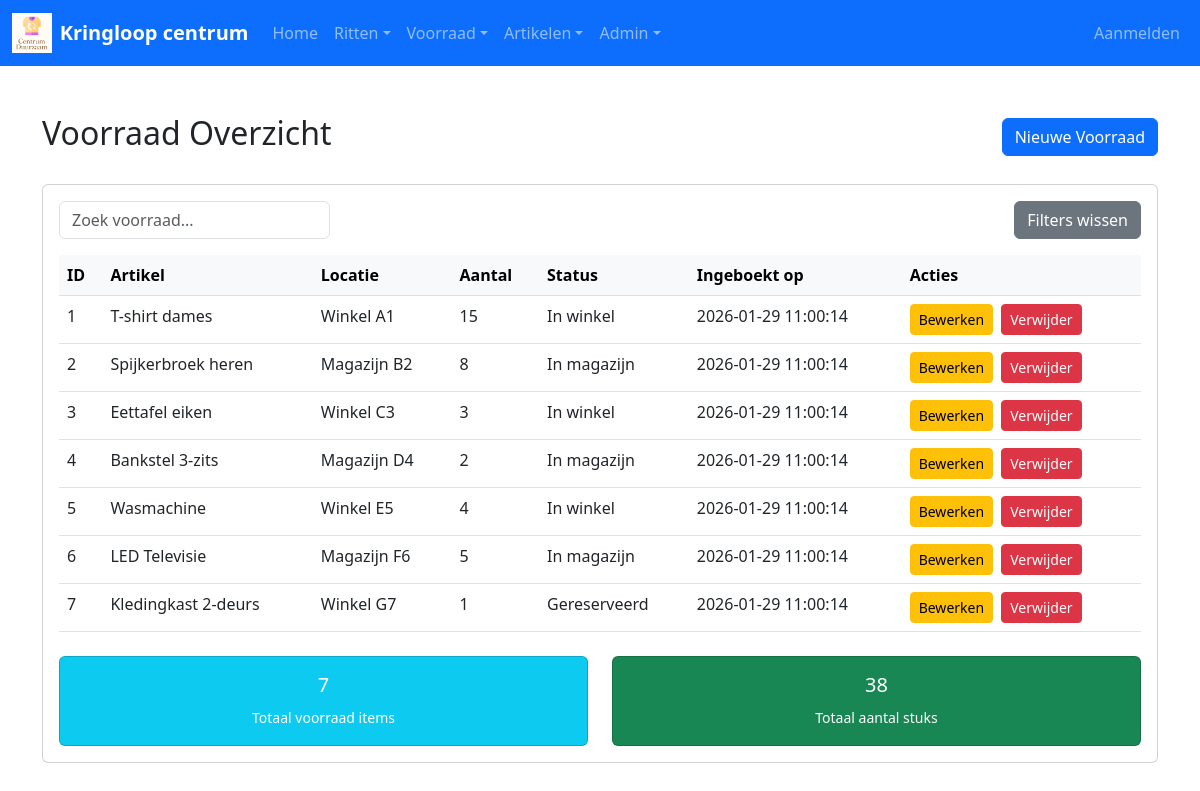
/admin/list_voorraad.php, run on the app's committed database.
### tables this page shows
CREATE TABLE `voorraad` (

  `id` int NOT NULL,

  `artikel_id` int NOT NULL,

  `locatie` varchar(255) NOT NULL,

  `aantal` int NOT NULL,

  `status_id` int NOT NULL,

  `ingeboekt_op` datetime NOT NULL

);

CREATE TABLE `artikel` (

  `id` int NOT NULL,

  `categorie_id` int NOT NULL,

  `naam` varchar(255) NOT NULL,

  `omschrijving` TEXT,

  `merk` VARCHAR(100),

  `kleur` VARCHAR(50),

  `afmeting_maat` VARCHAR(50),

  `prijs_ex_btw` decimal(10,2) NOT NULL,

  `created_at` TIMESTAMP DEFAULT CURRENT_TIMESTAMP,

  `updated_at` TIMESTAMP DEFAULT CURRENT_TIMESTAMP ON UPDATE CURRENT_TIMESTAMP

);

CREATE TABLE `status` (

  `id` int NOT NULL,

  `status` varchar(255) NOT NULL

);

### admin/list_voorraad.php (the view, shortened to what this page needs)
<?php
require_once '../includes/db.php';
$stmt = $pdo->query('
    SELECT v.*, a.naam AS artikel_naam, s.status AS status_naam
    FROM voorraad v
    JOIN artikel a ON v.artikel_id = a.id
    JOIN status s ON v.status_id = s.id
    ORDER BY v.ingeboekt_op DESC
');
$voorraad_items = $stmt->fetchAll(PDO::FETCH_ASSOC);
include '../includes/header.php';
?>
<div class="container my-5">
    <div class="d-flex justify-content-between align-items-center mb-4">
        <h2>Voorraad Overzicht</h2>
        <a href="add_voorraad.php" class="btn btn-primary">Nieuwe Voorraad</a>
    </div>
    <div class="card">
        <div class="card-body">
            <div class="d-flex justify-content-between mb-3">
                <input type="text" class="form-control w-25" placeholder="Zoek voorraad...">
                <button class="btn btn-secondary">Filters wissen</button>
            </div>
            <table class="table table-hover">
                <thead class="table-light">
                    <tr>
                        <th>ID</th>
                        <th>Artikel</th>
                        <th>Locatie</th>
                        <th>Aantal</th>
                        <th>Status</th>
                        <th>Ingeboekt op</th>
                        <th>Acties</th>
                    </tr>
                </thead>
                <tbody>
                    <?php if (empty($voorraad_items)): ?>
                        <tr>
                            <td colspan="7" class="text-center text-muted">Geen voorraad gevonden</td>
                        </tr>
                    <?php else: ?>
                        <?php foreach ($voorraad_items as $item): ?>
                            <tr>
                                <td><?php echo $item['id']; ?></td>
                                <td><?php echo $item['artikel_naam']; ?></td>
                                <td><?php echo $item['locatie']; ?></td>
                                <td><?php echo $item['aantal']; ?></td>
                                <td><?php echo $item['status_naam']; ?></td>
                                <td><?php echo $item['ingeboekt_op']; ?></td>
                                <td>
                                    <a href="edit_voorraad.php?id=<?php echo $item['id']; ?>" class="btn btn-sm btn-warning me-1">Bewerken</a>
                                    <a href="delete_voorraad.php?id=<?php echo $item['id']; ?>" class="btn btn-sm btn-danger" onclick="return confirm('Weet je zeker dat je dit item wilt verwijderen?')">Verwijder</a>
                                </td>
                            </tr>
                        <?php endforeach; ?>
                    <?php endif; ?>
                </tbody>
            </table>
            <div class="row mt-4">
                <div class="col-md-6">
                    <div class="card bg-info text-white">
                        <div class="card-body text-center">
                            <h5><?php echo count($voorraad_items); ?></h5>
                            <small>Totaal voorraad items</small>
                        </div>
                    </div>
                </div>
                <div class="col-md-6">
                    <div class="card bg-success text-white">
                        <div class="card-body text-center">
                            <h5><?php echo array_sum(array_column($voorraad_items, 'aantal')); ?></h5>
                            <small>Totaal aantal stuks</small>
                        </div>
                    </div>
                </div>
            </div>
        </div>
    </div>
</div>
<?php
include '../includes/footer.php';
?>

### assets/css/style.css (style rules this page uses)
:root { --primary-blue: #3366CC; --hover-blue: #2952A3; }

### data on the page
voorraad: id "1", artikel.naam "T-shirt dames", locatie "Winkel A1", aantal "15", status.status "In winkel", ingeboekt_op "2026-01-29 11:00:14"
voorraad: id "2", artikel.naam "Spijkerbroek heren", locatie "Magazijn B2", aantal "8", status.status "In magazijn", ingeboekt_op "2026-01-29 11:00:14"
voorraad: id "3", artikel.naam "Eettafel eiken", locatie "Winkel C3", aantal "3", status.status "In winkel", ingeboekt_op "2026-01-29 11:00:14"
voorraad: id "4", artikel.naam "Bankstel 3-zits", locatie "Magazijn D4", aantal "2", status.status "In magazijn", ingeboekt_op "2026-01-29 11:00:14"
voorraad: id "5", artikel.naam "Wasmachine", locatie "Winkel E5", aantal "4", status.status "In winkel", ingeboekt_op "2026-01-29 11:00:14"
voorraad: id "6", artikel.naam "LED Televisie", locatie "Magazijn F6", aantal "5", status.status "In magazijn", ingeboekt_op "2026-01-29 11:00:14"
voorraad: id "7", artikel.naam "Kledingkast 2-deurs", locatie "Winkel G7", aantal "1", status.status "Gereserveerd", ingeboekt_op "2026-01-29 11:00:14"

### other printed values
count($voorraad_items) "7"
array_sum(array_column($voorraad_items, 'aantal')) "38"
